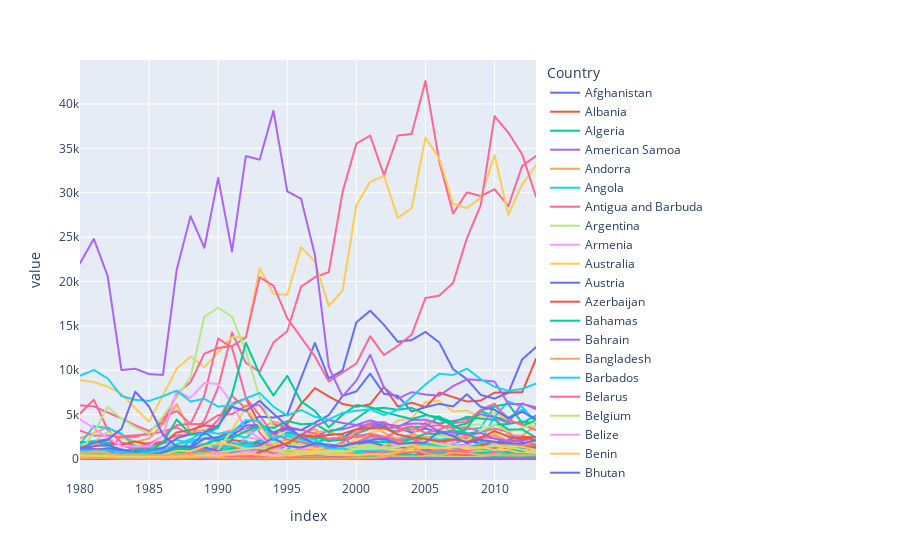

Notebook code cell kept with this figure:
### Markdown cell above
#### Imigration by country

### Code cell
yr = df_can_imigration.filter(years, axis=1)

### transpose
fig = px.line(yr.transpose())
fig.show()
